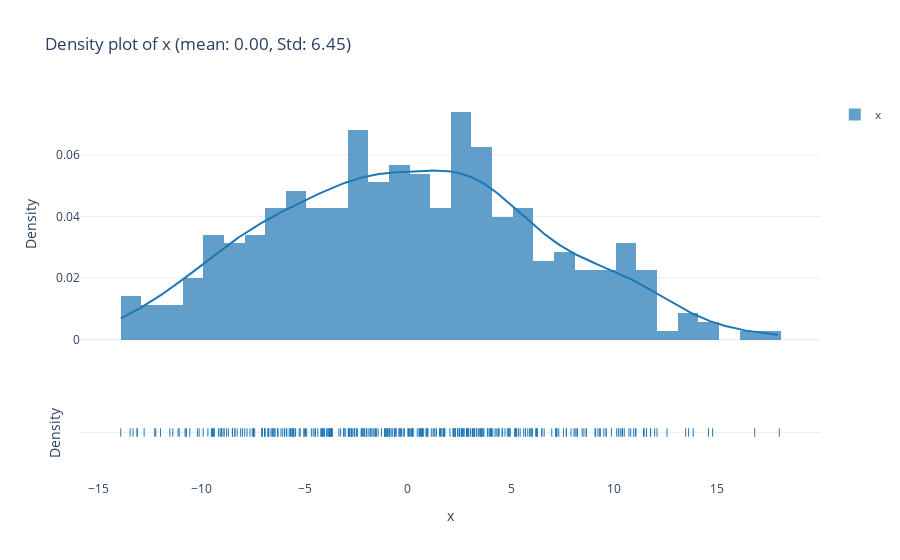

Notebook cell for this chart:
### Markdown cell above
We already see `success: False` and the Jacobian contains values that are not negligeable (*i.e.* in this run, 0.6, 8.4 and -13.8). For this reason, it doesn't look like the optimization process succeeded.

Let us check the actual distributions of our data and compare with the results obtained.

### Code cell
four.plot_distr(data=four.x, data_name="x")

### Figure 1 — Plotly figure (JSON) as saved in the notebook; plotly's stock layout.template omitted (floating-point values rounded to 4 significant figures; data arrays with more than 128 entries replaced by an {"elided": "..."} marker saying what was removed)
{"data": [{"autobinx": false, "histnorm": "probability density", "legendgroup": "x", "marker": {"color": "rgb(31, 119, 180)"}, "name": "x", "opacity": 0.7, "type": "histogram", "x": {"elided": "352 float values"}, "xaxis": "x", "xbins": {"end": 18.0, "size": 1, "start": -13.92}, "yaxis": "y"}, {"legendgroup": "x", "marker": {"color": "rgb(31, 119, 180)"}, "mode": "lines", "name": "x", "showlegend": false, "type": "scatter", "x": {"elided": "500 float values"}, "xaxis": "x", "y": {"elided": "500 float values"}, "yaxis": "y"}, {"legendgroup": "x", "marker": {"color": "rgb(31, 119, 180)", "symbol": "line-ns-open"}, "mode": "markers", "name": "x", "showlegend": false, "type": "scatter", "x": {"elided": "352 float values"}, "xaxis": "x", "y": {"elided": "352 str values"}, "yaxis": "y2"}], "layout": {"barmode": "overlay", "hovermode": "closest", "legend": {"traceorder": "reversed"}, "title": {"text": "Density plot of x (mean: 0.00, Std: 6.45)"}, "xaxis": {"anchor": "y2", "domain": [0, 1], "title": {"text": "x"}, "zeroline": false}, "yaxis": {"anchor": "free", "domain": [0.35, 1], "position": 0, "title": {"text": "Density"}}, "yaxis2": {"anchor": "x", "domain": [0, 0.25], "dtick": 1, "showticklabels": false, "title": {"text": "Density"}}}}
